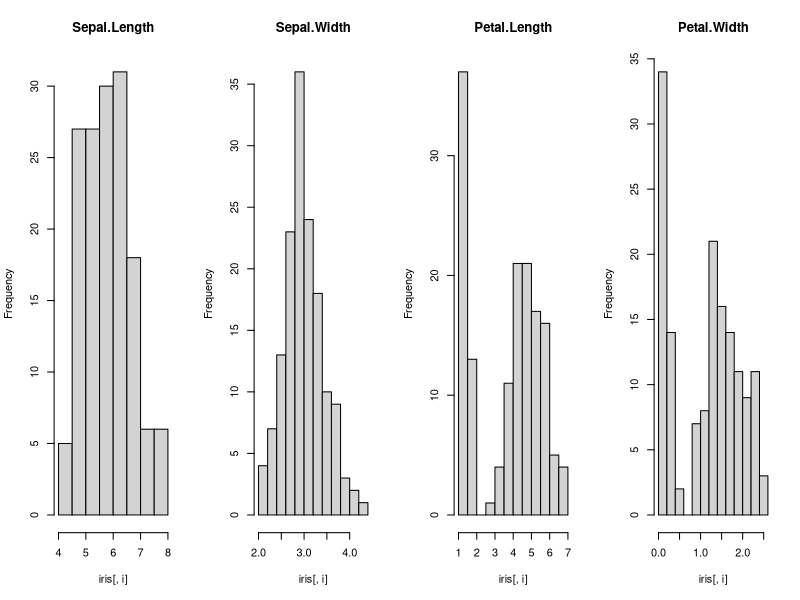
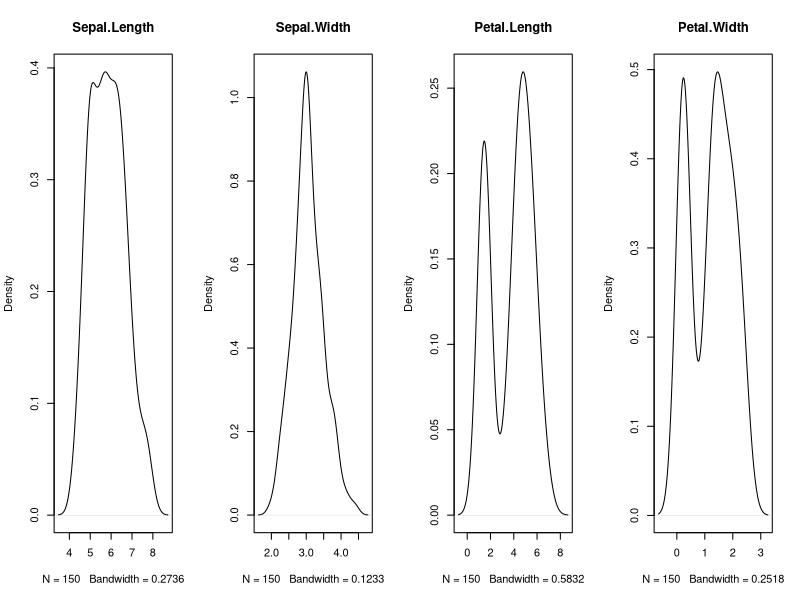
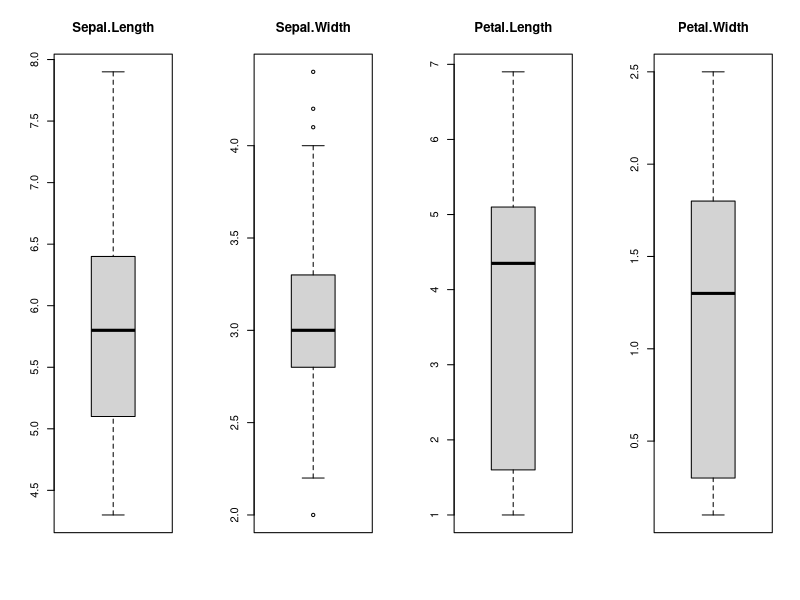

These figures' R source, in order: (Note: this script raises an error after producing the figures.)


# Histogram functions
# load the data
data(iris)
View(iris)

anyDuplicated(iris)
which(duplicated(iris))


# create histograms for each attribute
par(mfrow=c(1,4))
for(i in 1:4) {
  hist(iris[,i], main=names(iris)[i])
}


# # load libraries
# library(lattice)

# load dataset
data(iris)
# create a panel of simpler density plots by attribute
par(mfrow=c(1,4))

for(i in 1:4) {
  plot(density(iris[,i]), main=names(iris)[i])
}


# load dataset
data(iris)

# Create separate boxplots for each attribute
par(mfrow=c(1,4))

for(i in 1:4) {
  boxplot(iris[,i], main=names(iris)[i])
}


# # load the library
# library(caret)

# # load the data
# data(iris)
# # density plots for each attribute by class value
# x <- iris[,1:4]
# y <- iris[,5]
# scales <- list(x=list(relation="free"), y=list(relation="free"))
# featurePlot(x=x, y=y, plot="density", scales=scales)


chart.Correlation(iris[,1:4], histogram=TRUE, pch=19, col=iris$Species)
chart.Correlation(iris[,1:4], histogram=TRUE, pch="+")

?chart.Correlation

# pair-wise scatterplots colored by class
pairs(Species~., data=iris, col=iris$Species)


plotCols <- names(iris)[1:4]

# box fill: aes(fill = factor(TYP))

ggbox <- function(x) {
  title <- paste("Box plot of", x, "Area")
  ggplot(iris, aes_string('factor(Species)', x)) +
    geom_boxplot() +
    #    coord_flip() +
    ggtitle(title)
}

lapply(plotCols, ggbox)


# Combinations of size 2 for scatterplot (or correlation)!
list = combn(plotCols, 2, simplify = FALSE)
lapply(list, '[[', 2)
list[[1]][1]

# Function for looping scatter plots NOT working

for (i in 1:length(list)) {
  # print(list[[i]][1])
  # print(list[[i]][2])

  ggplot(iris, aes(list[[i]][1], list[[i]][2])) +
    geom_point(size = 3.5) + # aes(color = factor(Species), 
    # geom_smooth(method=lm, color = "blue", se=FALSE, fullrange=TRUE) +
    # facet_grid(. ~ factor(Educ), labeller = label_both, margins = F) +
    theme_bw() + theme(legend.position = "none") +
    scale_color_manual(values = c("red", "darkblue","green"))   + 
    # geom_text_repel(aes(label = Emp_Age_Prop_Pr_Y[,1], color = factor(Emp_Age_Prop_Pr_Y[,10])),size = 3.5) +
    xlab("Besk?ftigelsesratio") +
    ylab("Produktivitetsv?kstraten per besk?ftiget (pct.)") +
    ggtitle("Samlet besk?ftigelsesrate i alderen 15_24") + 
    theme(plot.title = element_text(hjust = 0.5))
}


# Combination function
# Loop with pairs
# GRID from gridExtra



a = ggplot(iris, aes(Sepal.Length, Sepal.Width)) +
  geom_point(aes(color = factor(Species), size = 3.5)) +
  geom_smooth(method=lm, color = "blue", se=FALSE, fullrange=TRUE) +
  # facet_grid(. ~ factor(Educ), labeller = label_both, margins = F) +
  theme_bw() + theme(legend.position = "none") +
  scale_color_manual(values = c("red", "darkblue","green"))   + 
  # geom_text_repel(aes(label = Emp_Age_Prop_Pr_Y[,1], color = factor(Emp_Age_Prop_Pr_Y[,10])),size = 3.5) +
  xlab("Besk?ftigelsesratio") +
  ylab("Produktivitetsv?kstraten per besk?ftiget (pct.)") +
  ggtitle("Samlet besk?ftigelsesrate i alderen 15_24") + 
  theme(plot.title = element_text(hjust = 0.5))

b = ggplot(iris, aes(Sepal.Length, Petal.Length)) +
  geom_point(aes(color = factor(Species), size = 3.5)) +
  geom_smooth(method=lm, color = "blue", se=FALSE, fullrange=TRUE) +
  # facet_grid(. ~ factor(Educ), labeller = label_both, margins = F) +
  theme_bw() + theme(legend.position = "none") +
  scale_color_manual(values = c("red", "darkblue","green"))   + 
  # geom_text_repel(aes(label = Emp_Age_Prop_Pr_Y[,1], color = factor(Emp_Age_Prop_Pr_Y[,10])),size = 3.5) +
  xlab("Besk?ftigelsesratio") +
  ylab("Produktivitetsv?kstraten per besk?ftiget (pct.)") +
  ggtitle("Samlet besk?ftigelsesrate i alderen 15_24") + 
  theme(plot.title = element_text(hjust = 0.5))

require(gridExtra)

x11()
grid.arrange(a, b,  ncol= 2)
